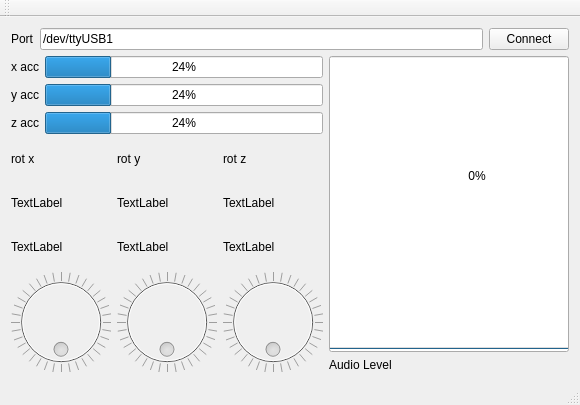
<?xml version="1.0" encoding="UTF-8"?>
<ui version="4.0">
 <class>MainWindow</class>
 <widget class="QMainWindow" name="MainWindow">
  <property name="geometry">
   <rect>
    <x>0</x>
    <y>0</y>
    <width>580</width>
    <height>405</height>
   </rect>
  </property>
  <property name="windowTitle">
   <string>MainWindow</string>
  </property>
  <widget class="QWidget" name="centralWidget">
   <layout class="QVBoxLayout" name="verticalLayout_7">
    <item>
     <layout class="QHBoxLayout" name="horizontalLayout_6">
      <item>
       <widget class="QLabel" name="label_8">
        <property name="text">
         <string>Port</string>
        </property>
       </widget>
      </item>
      <item>
       <widget class="QLineEdit" name="portEdit">
        <property name="text">
         <string>/dev/ttyUSB1</string>
        </property>
       </widget>
      </item>
      <item>
       <widget class="QPushButton" name="connectBtn">
        <property name="text">
         <string>Connect</string>
        </property>
       </widget>
      </item>
     </layout>
    </item>
    <item>
     <layout class="QHBoxLayout" name="horizontalLayout_5">
      <item>
       <layout class="QVBoxLayout" name="verticalLayout_5">
        <item>
         <layout class="QVBoxLayout" name="verticalLayout_4">
          <item>
           <layout class="QHBoxLayout" name="horizontalLayout_4">
            <item>
             <widget class="QLabel" name="label_4">
              <property name="text">
               <string>x acc</string>
              </property>
             </widget>
            </item>
            <item>
             <widget class="QProgressBar" name="pbx">
              <property name="value">
               <number>24</number>
              </property>
             </widget>
            </item>
           </layout>
          </item>
          <item>
           <layout class="QHBoxLayout" name="horizontalLayout_3">
            <item>
             <widget class="QLabel" name="label_5">
              <property name="text">
               <string>y acc</string>
              </property>
             </widget>
            </item>
            <item>
             <widget class="QProgressBar" name="pby">
              <property name="value">
               <number>24</number>
              </property>
             </widget>
            </item>
           </layout>
          </item>
          <item>
           <layout class="QHBoxLayout" name="horizontalLayout_2">
            <item>
             <widget class="QLabel" name="label_6">
              <property name="text">
               <string>z acc</string>
              </property>
             </widget>
            </item>
            <item>
             <widget class="QProgressBar" name="pbz">
              <property name="value">
               <number>24</number>
              </property>
             </widget>
            </item>
           </layout>
          </item>
         </layout>
        </item>
        <item>
         <layout class="QHBoxLayout" name="horizontalLayout">
          <item>
           <layout class="QVBoxLayout" name="verticalLayout_3">
            <item>
             <widget class="QLabel" name="label">
              <property name="text">
               <string>rot x</string>
              </property>
             </widget>
            </item>
            <item>
             <widget class="QLabel" name="xmin">
              <property name="text">
               <string>TextLabel</string>
              </property>
             </widget>
            </item>
            <item>
             <widget class="QLabel" name="xmax">
              <property name="text">
               <string>TextLabel</string>
              </property>
             </widget>
            </item>
            <item>
             <widget class="QDial" name="dx">
              <property name="enabled">
               <bool>false</bool>
              </property>
              <property name="minimum">
               <number>0</number>
              </property>
              <property name="maximum">
               <number>360</number>
              </property>
              <property name="value">
               <number>0</number>
              </property>
              <property name="orientation">
               <enum>Qt::Horizontal</enum>
              </property>
              <property name="wrapping">
               <bool>true</bool>
              </property>
              <property name="notchTarget">
               <double>10.000000000000000</double>
              </property>
              <property name="notchesVisible">
               <bool>true</bool>
              </property>
             </widget>
            </item>
           </layout>
          </item>
          <item>
           <layout class="QVBoxLayout" name="verticalLayout_2">
            <item>
             <widget class="QLabel" name="label_2">
              <property name="text">
               <string>rot y</string>
              </property>
             </widget>
            </item>
            <item>
             <widget class="QLabel" name="ymin">
              <property name="text">
               <string>TextLabel</string>
              </property>
             </widget>
            </item>
            <item>
             <widget class="QLabel" name="ymax">
              <property name="text">
               <string>TextLabel</string>
              </property>
             </widget>
            </item>
            <item>
             <widget class="QDial" name="dy">
              <property name="enabled">
               <bool>false</bool>
              </property>
              <property name="minimum">
               <number>0</number>
              </property>
              <property name="maximum">
               <number>360</number>
              </property>
              <property name="value">
               <number>0</number>
              </property>
              <property name="wrapping">
               <bool>true</bool>
              </property>
              <property name="notchTarget">
               <double>10.000000000000000</double>
              </property>
              <property name="notchesVisible">
               <bool>true</bool>
              </property>
             </widget>
            </item>
           </layout>
          </item>
          <item>
           <layout class="QVBoxLayout" name="verticalLayout">
            <item>
             <widget class="QLabel" name="label_3">
              <property name="text">
               <string>rot z</string>
              </property>
             </widget>
            </item>
            <item>
             <widget class="QLabel" name="zmin">
              <property name="text">
               <string>TextLabel</string>
              </property>
             </widget>
            </item>
            <item>
             <widget class="QLabel" name="zmax">
              <property name="text">
               <string>TextLabel</string>
              </property>
             </widget>
            </item>
            <item>
             <widget class="QDial" name="dz">
              <property name="enabled">
               <bool>false</bool>
              </property>
              <property name="minimum">
               <number>0</number>
              </property>
              <property name="maximum">
               <number>360</number>
              </property>
              <property name="value">
               <number>0</number>
              </property>
              <property name="wrapping">
               <bool>true</bool>
              </property>
              <property name="notchTarget">
               <double>10.000000000000000</double>
              </property>
              <property name="notchesVisible">
               <bool>true</bool>
              </property>
             </widget>
            </item>
           </layout>
          </item>
         </layout>
        </item>
       </layout>
      </item>
      <item>
       <layout class="QVBoxLayout" name="verticalLayout_6">
        <item>
         <widget class="QProgressBar" name="pbs">
          <property name="sizePolicy">
           <sizepolicy hsizetype="Expanding" vsizetype="Expanding">
            <horstretch>0</horstretch>
            <verstretch>0</verstretch>
           </sizepolicy>
          </property>
          <property name="value">
           <number>0</number>
          </property>
          <property name="orientation">
           <enum>Qt::Vertical</enum>
          </property>
          <property name="invertedAppearance">
           <bool>false</bool>
          </property>
         </widget>
        </item>
        <item>
         <widget class="QLabel" name="label_7">
          <property name="text">
           <string>Audio Level</string>
          </property>
         </widget>
        </item>
       </layout>
      </item>
     </layout>
    </item>
   </layout>
   <zorder>pbs</zorder>
   <zorder>dx</zorder>
   <zorder>dy</zorder>
   <zorder>dz</zorder>
   <zorder>label</zorder>
   <zorder>label_2</zorder>
   <zorder>label_3</zorder>
   <zorder>pbx</zorder>
   <zorder>pby</zorder>
   <zorder>pbz</zorder>
   <zorder>label_4</zorder>
   <zorder>label_5</zorder>
   <zorder>label_6</zorder>
   <zorder>label_7</zorder>
   <zorder></zorder>
   <zorder>label_8</zorder>
   <zorder>connectBtn</zorder>
   <zorder>portEdit</zorder>
  </widget>
  <widget class="QMenuBar" name="menuBar">
   <property name="geometry">
    <rect>
     <x>0</x>
     <y>0</y>
     <width>580</width>
     <height>25</height>
    </rect>
   </property>
  </widget>
  <widget class="QToolBar" name="mainToolBar">
   <attribute name="toolBarArea">
    <enum>TopToolBarArea</enum>
   </attribute>
   <attribute name="toolBarBreak">
    <bool>false</bool>
   </attribute>
  </widget>
  <widget class="QStatusBar" name="statusBar"/>
 </widget>
 <layoutdefault spacing="6" margin="11"/>
 <resources/>
 <connections/>
</ui>
